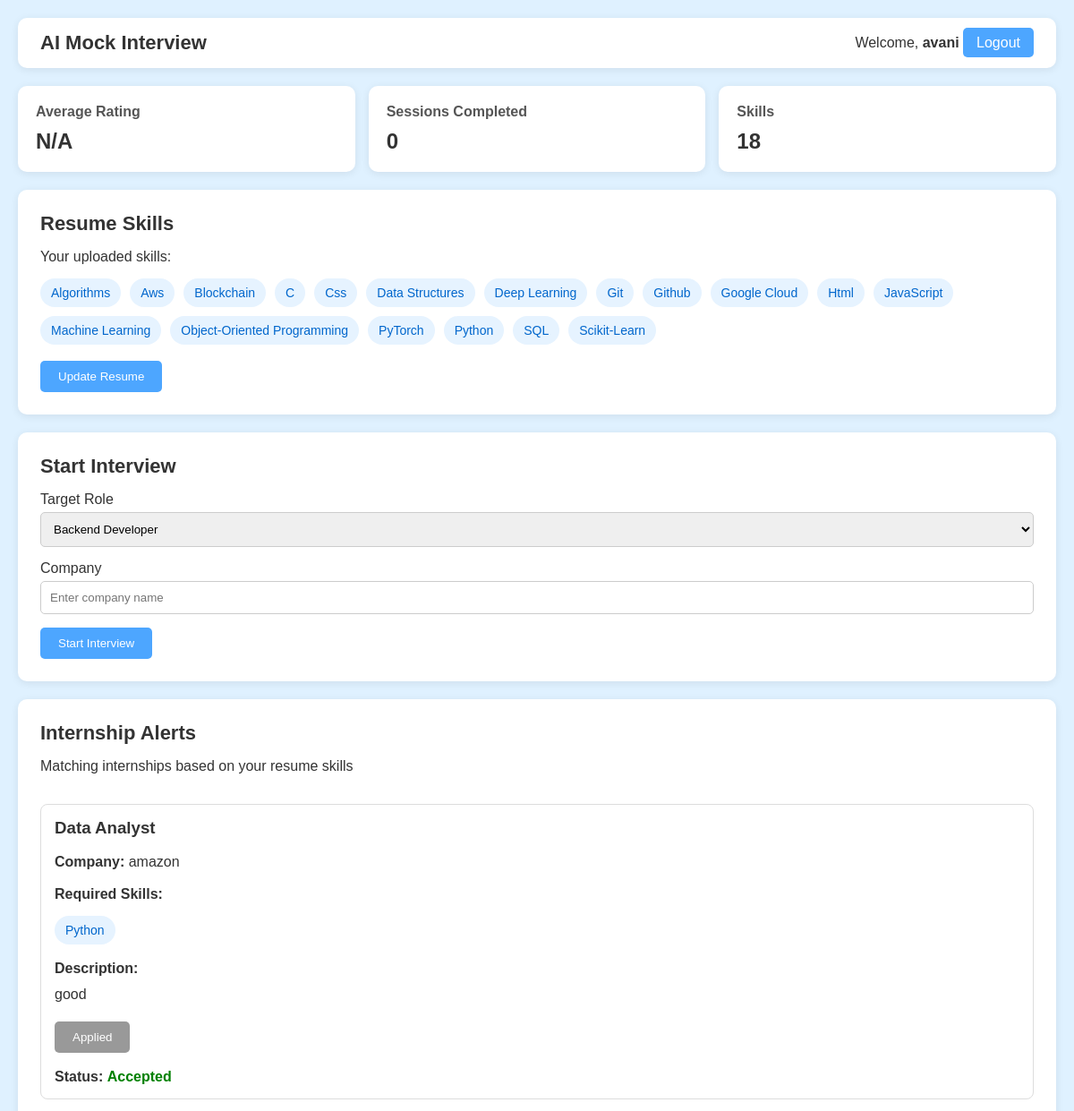
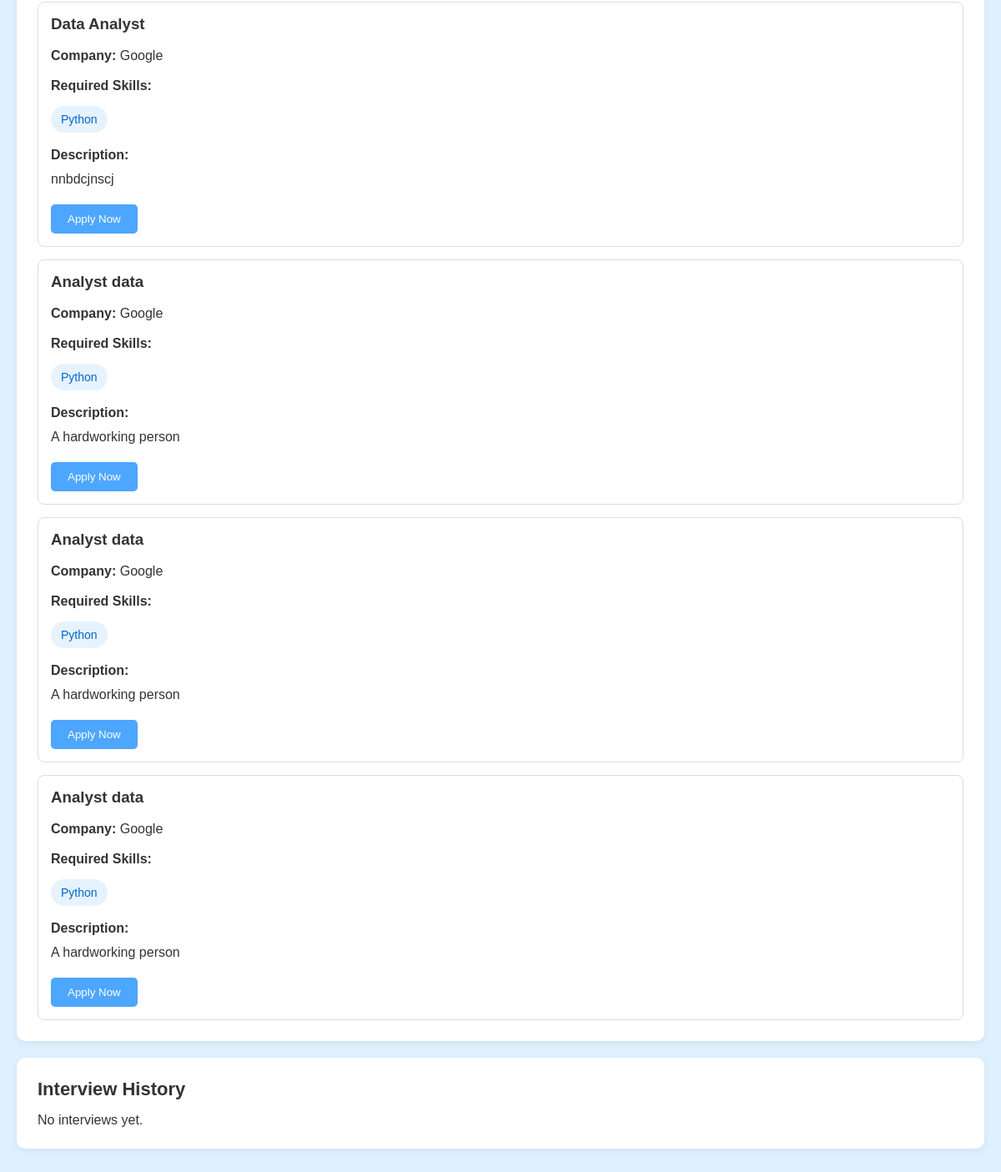
The page /dashboard (signed in) on the database its author committed (2 pictures, top to bottom).
### tables this page shows
CREATE TABLE internships(

        id INTEGER PRIMARY KEY AUTOINCREMENT,

        hr_id INTEGER,

        company TEXT,

        role TEXT,

        skills TEXT,

        description TEXT

    , created_at TIMESTAMP DEFAULT CURRENT_TIMESTAMP);

### app.py (the view, shortened to what this page needs)
@app.route("/dashboard")
def dashboard():
    if "user_id" not in session:
        return redirect(url_for("login_portal"))
    user_id = session["user_id"]
    conn = get_db()
    resume_row = conn.execute(
        "SELECT * FROM resumes WHERE user_id = ?",
        (user_id,)
    ).fetchone()
    parsed_skills = []
    warnings = ""
    recommended_jobs = []
    if resume_row:
        parsed_skills = json.loads(
            resume_row["parsed_skills"]
        )
        opt_ir = json.loads(
            resume_row["optimized_ir"]
        )
        if "warnings" in opt_ir and opt_ir["warnings"]:
            warnings = ", ".join([
                w.split("'")[3]
                for w in opt_ir["warnings"]
                if "'" in w
            ])
        candidate_dsl = " ".join([
            skill.lower()
            for skill in parsed_skills
        ])
        internships = conn.execute("""

        SELECT *

        FROM internships

        ORDER BY id DESC

        """).fetchall()
        for job in internships:
            job_skills = job["skills"].lower()
            candidate_words = set(
                candidate_dsl.split()
            )
            job_words = set(
                job_skills.split()
            )
            score = len(
                candidate_words & job_words
            )
            if score > 0:
                recommended_jobs.append(job)
    applied_jobs = conn.execute("""

    SELECT *

    FROM applications

    WHERE user_id = ?

    """, (
        user_id,
    )).fetchall()
    history_rows = conn.execute("""

        SELECT * FROM sessions

        WHERE user_id = ?
        AND completed = 1

        ORDER BY created_at DESC

    """, (
        user_id,
    )).fetchall()
    history = []
    completed_count = len(history_rows)
    total_score = 0
    avg_score = (
        total_score / completed_count
    ) if completed_count > 0 else 0
    conn.close()
    return render_template(
        "dashboard.html",
        username=session["username"],
        parsed_skills=parsed_skills,
        warnings=warnings,
        history=history,
        completed_count=completed_count,
        avg_score=avg_score,
        recommended_jobs=recommended_jobs,
        applied_jobs=applied_jobs
    )

### app.py (called while the page is built)
def get_db():
    conn = sqlite3.connect(DB_FILE)
    conn.row_factory = sqlite3.Row
    return conn

### templates/dashboard.html (shortened to what this page needs)
<!DOCTYPE html>
<html lang="en">
<head>
</head>
<body>
<div class="header">
    <h2>AI Mock Interview</h2>
    <div>
        Welcome,
        <strong>{{ username }}</strong>
        <a href="/logout" class="logout-btn">
            Logout
        </a>
    </div>
</div>
<div class="stats">
    <div class="card">
        <h3>Average Rating</h3>
        <p>
            {{ "%.1f"|format(avg_score) if avg_score else "N/A" }}
        </p>
    </div>
    <div class="card">
        <h3>Sessions Completed</h3>
        <p>{{ completed_count }}</p>
    </div>
    <div class="card">
        <h3>Skills</h3>
        <p>
            {{ parsed_skills|length if parsed_skills else 0 }}
        </p>
    </div>
</div>
<div class="section">
    {% if parsed_skills %}
    <h2>Resume Skills</h2>
    <p>Your uploaded skills:</p>
    <div class="skills">
        {% for skill in parsed_skills %}
        <div class="skill">
            {{ skill }}
        </div>
        {% endfor %}
    </div>
    <br>
    <button id="btnUpdateResume">
        Update Resume
    </button>
    {% endif %}
</div>
<div class="section">
    <h2>Start Interview</h2>
    <form action="/start_interview" method="POST">
        <label>Target Role</label>
        <select name="role" required>
            <option value="Backend Developer">
                Backend Developer
            </option>
        </select>
        <label>Company</label>
        <input type="text"
               name="company"
               placeholder="Enter company name"
               required>
        <button type="submit"
                >
            Start Interview
        </button>
    </form>
</div>
{% if recommended_jobs %}
<div class="section">
    <h2>Internship Alerts</h2>
    <p>
        Matching internships based on your resume skills
    </p>
    <br>
    {% for job in recommended_jobs %}
    <div class="history-card">
        <h3>{{ job.role }}</h3>
        <br>
        <strong>Company:</strong>
        {{ job.company }}
        <br><br>
        <strong>Required Skills:</strong>
        <div class="skills">
            {% for skill in job.skills.split() %}
            <div class="skill">
                {{ skill }}
            </div>
            {% endfor %}
        </div>
        {% if job.description %}
        <br>
        <strong>Description:</strong>
        <p style="margin-top:8px; line-height:1.5;">
            {{ job.description }}
        </p>
        {% endif %}
        <br>
        {% set found = namespace(applied=false, status="") %}
        {% for app in applied_jobs %}
            {% if app.internship_id == job.id %}
                {% set found.applied = true %}
                {% set found.status = app.status %}
            {% endif %}
        {% endfor %}
        {% if found.applied %}
            <button disabled
                    style="background:#999;cursor:not-allowed;">
                Applied
            </button>
            <br><br>
            <strong>Status:</strong>
            {% if found.status == "Accepted" %}
                <span class="status-accepted">
                    Accepted
                </span>
            {% elif found.status == "Rejected" %}
                <span class="status-rejected">
                    Rejected
                </span>
            {% else %}
                <span class="status-pending">
                    Pending
                </span>
            {% endif %}
        {% else %}
            <button
                onclick="applyInternship('{{ job.id }}')">
                Apply Now
            </button>
        {% endif %}
    </div>
    {% endfor %}
</div>
{% endif %}
<div class="section">
    <h2>Interview History</h2>
    {% if not history %}
    <p>No interviews yet.</p>
    {% endif %}
</div>
</body>
</html>

### templates/dashboard.html (style rules this page uses)
* { margin:0; padding:0; box-sizing:border-box; font-family:Arial, sans-serif; }
body { background:#dff1ff; padding:20px; color:#333; }
.header { background:white; padding:15px 25px; border-radius:10px; display:flex; justify-content:space-between; align-items:center; margin-bottom:20px; box-shadow:0 2px 10px rgba(0,0,0,0.08); }
.header h2 { font-size:22px; }
.logout-btn { text-decoration:none; background:#4da6ff; color:white; padding:8px 15px; border-radius:5px; }
.stats { display:grid; grid-template-columns:repeat(auto-fit,minmax(200px,1fr)); gap:15px; margin-bottom:20px; }
.card { background:white; padding:20px; border-radius:10px; box-shadow:0 2px 10px rgba(0,0,0,0.08); }
.card h3 { font-size:16px; margin-bottom:10px; color:#555; }
.card p { font-size:24px; font-weight:bold; }
.section { background:white; padding:25px; border-radius:10px; margin-bottom:20px; box-shadow:0 2px 10px rgba(0,0,0,0.08); }
.section h2 { margin-bottom:15px; font-size:22px; }
.skills { display:flex; flex-wrap:wrap; gap:10px; margin-top:15px; }
.skill { background:#e6f3ff; color:#0066cc; padding:8px 12px; border-radius:20px; font-size:14px; }
input, select { width:100%; padding:10px; margin-top:5px; margin-bottom:15px; border:1px solid #ccc; border-radius:5px; outline:none; }
button { background:#4da6ff; color:white; border:none; padding:10px 20px; border-radius:5px; cursor:pointer; }
.history-card { border:1px solid #ddd; border-radius:8px; padding:15px; margin-top:15px; }
.status-accepted { color:green; font-weight:bold; }

### rows shown on the page
internships: role "Data Analyst", company "amazon", skills "Python", description "good", shows "Applied", shows "Accepted"
internships: role "Data Analyst", company "Google", skills "Python", description "nnbdcjnscj"
internships: role "Analyst data", company "Google", skills "Python", description "A hardworking person"
internships: role "Analyst data", company "Google", skills "Python", description "A hardworking person"
internships: role "Analyst data", company "Google", skills "Python", description "A hardworking person"

### other values the page prints
{{ username }} "avani"
{{ "%.1f"|format(avg_score) if avg_score else "N/A" }} "N/A"
{{ completed_count }} "0"
{{ parsed_skills|length if parsed_skills else 0 }} "18"
{{ skill }} "Algorithms" "Aws" "Blockchain" "C" "Css" "Data Structures" "Deep Learning" "Git" "Github" "Google Cloud" "Html" "JavaScript" "Machine Learning" "Object-Oriented Programming" "PyTorch" "Python" "SQL" "Scikit-Learn"
